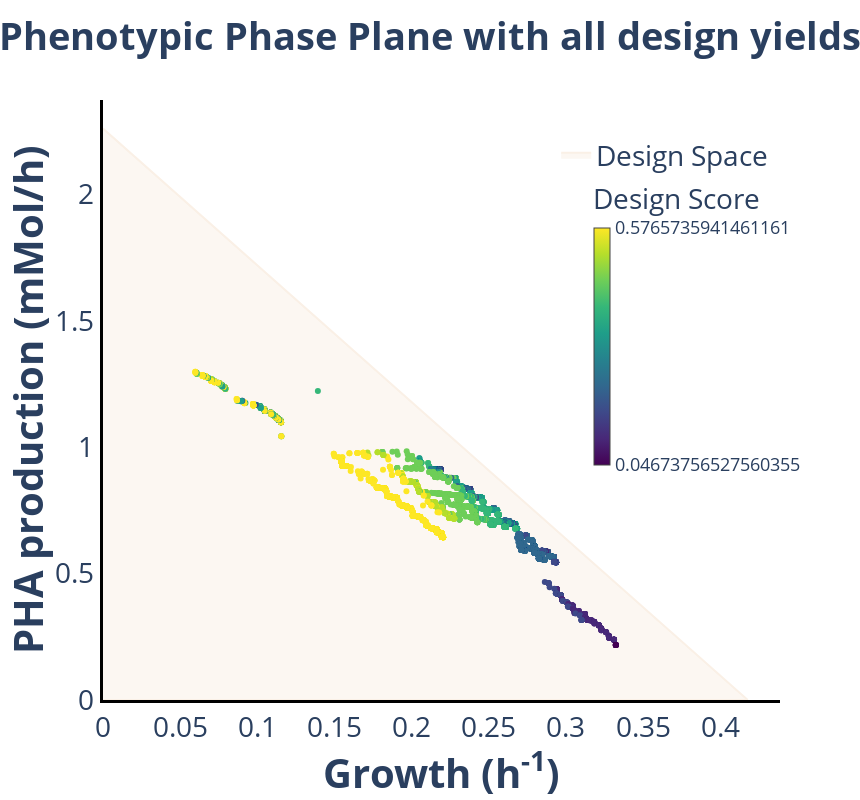

The notebook cell saved with this chart:
### Code cell
import plotly.graph_objects as go
r_df = result.data_frame

#parameter derived from dataframe
x = r_df.iloc[:, 0].tolist()
y1 = r_df.iloc[:, 1].tolist()
y2 = r_df.iloc[:, 2].tolist()

#user needed input:
title = "<b>Phenotypic Phase Plane with all design yields</b>"
xaxes_title = "<b>Growth (h<sup>-1</sup>)</b>"
yaxes_title =  "<b>PHA production (mMol/h)</b>"
strategy_yields = [(row['GrowthRate'], row['ProductFlux']) for index, row in gcfront_strategies_df.iterrows()]
color_list = gcfront_strategies_df.Color.tolist()

fig = go.Figure()
fig.add_trace(go.Scatter(
    x=x, 
    y=y1,
    fill=None,
    mode='lines',
    line_color='linen',
    showlegend=False
    ))
fig.add_trace(go.Scatter(
    x=x,
    y=y2,
    fill='tonexty', # fill area between trace0 and trace1
    mode='lines', 
    line_color='linen',
    name='Design Space'))

fig.add_trace(go.Scatter(
    x=[a for a, b in strategy_yields], 
    y=[b for a, b in strategy_yields],
    mode='markers',
    marker = dict(color = color_list),
    showlegend=False
    ))

colorbar_range = gcfront_strategies_df.Score.tolist()

colorbar_trace  = go.Scatter(x=[None],
                             y=[None],
                             mode='markers',
                             marker=dict(
                                 colorscale=px.colors.sequential.Viridis, 
                                 showscale=True,
                                 cmin=min(colorbar_range),
                                 cmax=max(colorbar_range),
                                 colorbar=dict(title=dict(text='Design Score',font=dict(size=28)),
                                               thickness=16,
                                               len=0.5,
                                               tickvals=[min(colorbar_range), max(colorbar_range)],
                                               ticktext=[min(colorbar_range), max(colorbar_range)],
                                               tickfont=dict(size=18),
                                               outlinewidth=1,
                                               x=0.71,
                                               y=0.625)
                             ),
                             hoverinfo='none',
                             showlegend=False
                            )

fig.add_trace(colorbar_trace)

fig.update_layout(coloraxis_colorbar_x=-1)

fig.update_layout(
    width = 860,
    height = 800,
    title = dict(text=title, font=dict(size=38), x=0.5, xanchor='center')
)

fig.update_layout(
    legend=dict(
        yanchor="top",
        y=0.95,
        xanchor="right",
        x=0.99,
        font=dict(size=28)
))

fig.update_xaxes(title=dict(text=xaxes_title, font=dict(size=40)) ,
                 range=[0, 1.05*max(x)],
                 showline=True,
                 linewidth=3.0,
                 linecolor='black')

fig.update_yaxes(title=dict(text=yaxes_title, font=dict(size=40)),
                 range=[0, 1.05*max(y2)],
                 showline=True,
                 linewidth=3.0,
                 linecolor='black')

fig.update_layout(
    plot_bgcolor='rgba(0,0,0,0)',
    yaxis = dict(tickfont = dict(size=28)),
    xaxis = dict(tickfont = dict(size=28))
)
fig.write_image("envelope_with_designs.svg") #after editing this is figure 3A
fig.show()

### Figure 1 — Plotly figure (JSON) as saved in the notebook; plotly's stock layout.template omitted (floating-point values rounded to 4 significant figures; data arrays with more than 128 entries replaced by an {"elided": "..."} marker saying what was removed)
{"data": [{"line": {"color": "linen"}, "mode": "lines", "showlegend": false, "type": "scatter", "x": [0, 0.02199, 0.04398, 0.06597, 0.08796, 0.1099, 0.1319, 0.1539, 0.1759, 0.1979, 0.2199, 0.2419, 0.2639, 0.2859, 0.3079, 0.3298, 0.3518, 0.3738, 0.3958, 0.4178], "y": [0, 0, 0, 0, 0, 0, 0, 0, 0, 0, 0, 0, 0, 0, 0, 0, 0, 0, 0, 0]}, {"fill": "tonexty", "line": {"color": "linen"}, "mode": "lines", "name": "Design Space", "type": "scatter", "x": [0, 0.02199, 0.04398, 0.06597, 0.08796, 0.1099, 0.1319, 0.1539, 0.1759, 0.1979, 0.2199, 0.2419, 0.2639, 0.2859, 0.3079, 0.3298, 0.3518, 0.3738, 0.3958, 0.4178], "y": [2.262, 2.143, 2.024, 1.905, 1.786, 1.666, 1.547, 1.428, 1.309, 1.19, 1.071, 0.9523, 0.8332, 0.7142, 0.5952, 0.4761, 0.3571, 0.2381, 0.119, 0]}, {"marker": {"color": {"elided": "7411 str values"}}, "mode": "markers", "showlegend": false, "type": "scatter", "x": {"elided": "7411 float values"}, "y": {"elided": "7411 float values"}}, {"hoverinfo": "none", "marker": {"cmax": 0.5766, "cmin": 0.04674, "colorbar": {"len": 0.5, "outlinewidth": 1, "thickness": 16, "tickfont": {"size": 18}, "ticktext": [0.04674, 0.5766], "tickvals": [0.04674, 0.5766], "title": {"font": {"size": 28}, "text": "Design Score"}, "x": 0.71, "y": 0.625}, "colorscale": [[0, "#440154"], [0.1111, "#482878"], [0.2222, "#3e4989"], [0.3333, "#31688e"], [0.4444, "#26828e"], [0.5556, "#1f9e89"], [0.6667, "#35b779"], [0.7778, "#6ece58"], [0.8889, "#b5de2b"], [1, "#fde725"]], "showscale": true}, "mode": "markers", "showlegend": false, "type": "scatter", "x": [null], "y": [null]}], "layout": {"coloraxis": {"colorbar": {"x": -1}}, "height": 800, "legend": {"font": {"size": 28}, "x": 0.99, "xanchor": "right", "y": 0.95, "yanchor": "top"}, "plot_bgcolor": "rgba(0,0,0,0)", "title": {"font": {"size": 38}, "text": "<b>Phenotypic Phase Plane with all design yields</b>", "x": 0.5, "xanchor": "center"}, "width": 860, "xaxis": {"linecolor": "black", "linewidth": 3, "range": [0, 0.4387], "showline": true, "tickfont": {"size": 28}, "title": {"font": {"size": 40}, "text": "<b>Growth (h<sup>-1</sup>)</b>"}}, "yaxis": {"linecolor": "black", "linewidth": 3, "range": [0, 2.375], "showline": true, "tickfont": {"size": 28}, "title": {"font": {"size": 40}, "text": "<b>PHA production (mMol/h)</b>"}}}}
